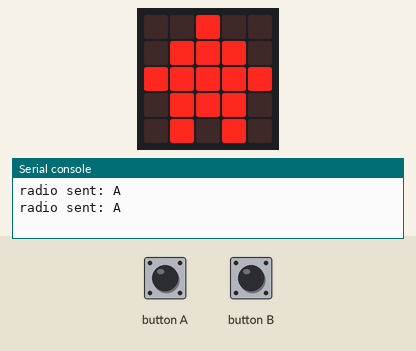
A program run on a simulated BBC micro:bit running MicroPython. On the bench: the board's 5×5 LED display, the last lines printed to the serial console. The test bench sets the inputs (shaded band). No radio messages arrive unless stated (any console line starting 'radio sent:' is added by the test bench).

Above: at 1.2 s.
1.3 s: button A pressed for 0.15 s
At 3.2 s:
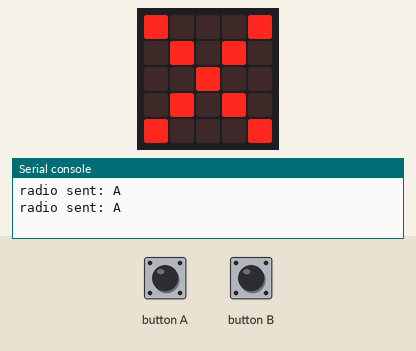
3.5 s: button A pressed for 1 s
At 4.8 s:
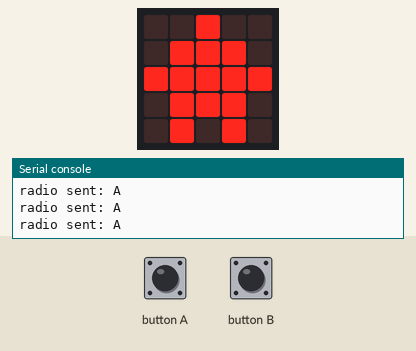
6.0 s: button A pressed for 3.2 s
At 6.4 s:
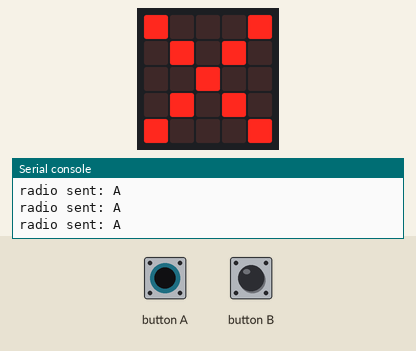
Timing chart, 0 to 9.0 s (numbered marks = the images above; inputs shaded):
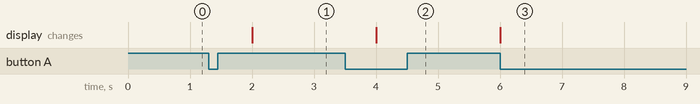

Measured:
- after the input at 1.3 s, the display: changes after 0.70 s (image 1)
- after the input at 3.5 s, the display: changes after 0.50 s (image 2)
- after the input at 6.0 s, the display: changes at once (image 3)

The program:

beacon.py
```python
from microbit import *
import radio

enabled = True
radio.on()
radio.config(power=1)
while True:
    if button_a.was_pressed():
        enabled = not enabled
        if enabled: radio.on()
        else: radio.off()

    if enabled:
        radio.send('A')
        display.show(Image.HOUSE)
    else:
        display.show(Image.NO)

    sleep(1000)
```
